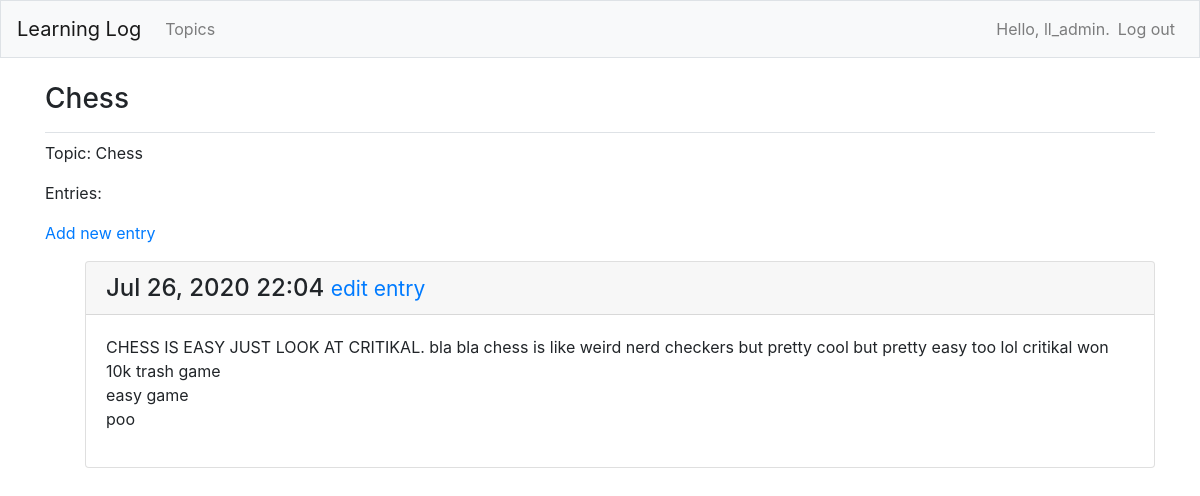
Page /topics/1/ (signed in) on the earlier database version.
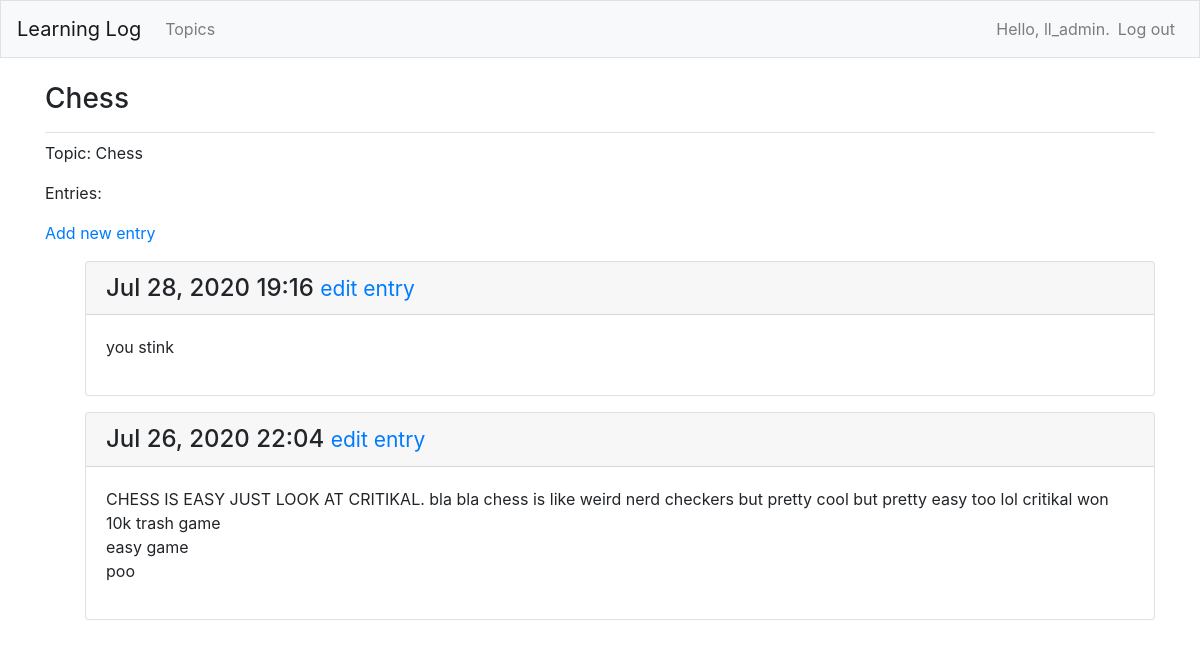
Same page on the later database version.
### learning_logs/models.py (models this page shows, shortened)
class Topic(models.Model):
    text = models.CharField(max_length=200)
    date_added = models.DateTimeField(auto_now_add=True)
    owner = models.ForeignKey(User, on_delete=models.CASCADE)
    def __str__(self):
        return self.text

class Entry(models.Model):
    topic = models.ForeignKey(Topic, on_delete=models.CASCADE)
    text = models.TextField()
    date_added = models.DateTimeField(auto_now_add=True)
    class Meta:
        verbose_name_plural = 'entries'

### learning_logs/views.py (the view)
# urls.py: path('topics/<int:topic_id>/', views.topic, name='topic'),
@login_required
def topic(request, topic_id):
    topic = Topic.objects.get(id=topic_id)
    if topic.owner != request.user:
        raise Http404
    entries = topic.entry_set.order_by('-date_added')
    context = {'topic': topic, 'entries': entries}
    return render(request, 'learning_logs/topic.html', context)

### learning_logs/templates/learning_logs/topic.html (shortened to what this page needs)
<!DOCTYPE html>
<html lang="en">
<head>
</head>
{% extends 'learning_logs/base.html' %}
{% block page_header %}
    <h3>{{ topic }}</h3>
{% endblock page_header %}
{% block content %}
    <p>Topic: {{ topic }}</p>
    <p>Entries:</p>
    <p>
        <a href="{% url 'learning_logs:new_entry' topic.id %}">Add new entry</a>
    </p>
    <ul>
        {% for entry in entries %}
            <div class="card mb-3">
                <h4 class="card-header">
                    {{ entry.date_added|date:'M d, Y H:i' }}
                    <small><a href="{% url 'learning_logs:edit_entry' entry.id %}">
                        edit entry</a></small>
                </h4>
                <div class="card-body">
                    {{ entry.text|linebreaks }}
                </div>
            </div>
        {% empty %}
            <li>There are no entries for this topic yet.</li>
        {% endfor %}
    </ul>
{% endblock content %}

### learning_logs/templates/learning_logs/base.html (shortened to what this page needs)
{% load bootstrap4 %}
<!DOCTYPE html>
<html lang="en">
<head>
    {% bootstrap_css %}
</head>
<body>
    <nav class="navbar navbar-expand-md navbar-light bg-light mb-4 border">
        <a class="navbar-brand" href="{% url 'learning_logs:index'%}">Learning Log</a>
        <div class="collapse navbar-collapse" id="navbarCollapse">
            <ul class="navbar-nav mr-auto">
                <li class="nav-item">
                    <a class="nav-link" href="{% url 'learning_logs:topics' %}">
                        Topics</a></li>
            </ul>
            <ul class="navbar-nav ml-auto">
                {% if user.is_authenticated %}
                    <li class="nav-item">
                        <span class="navbar-text"}">
                        Hello, {{ user.username }}.</span>
                    </li>
                    <li class="nav-item">
                        <a class="nav-link" href="{% url 'users:logout' %}">Log out</a>
                    </li>
                {% else %}
                    <li class="nav-item">
                        <a class="nav-link" href="{% url 'users:register' %}">Register</a>
                    </li>
                    <li class="nav-item">
                        <a class="nav-link" href="{% url 'users:login' %}">Log in</a></li>
                {% endif %}
            </ul>
        </div>
    </nav>
    <main role="main" class="container">
        <div class="pb-2 mb-2 border-bottom">
            {% block page_header %}{% endblock page_header %}
        </div>
        <div>
            {% block content %}{% endblock content %}
        </div>
    </main>
</body>
</html>

Differences in the rows shown:
added Entry: date_added "Jul 28, 2020 19:16", text "you stink"
